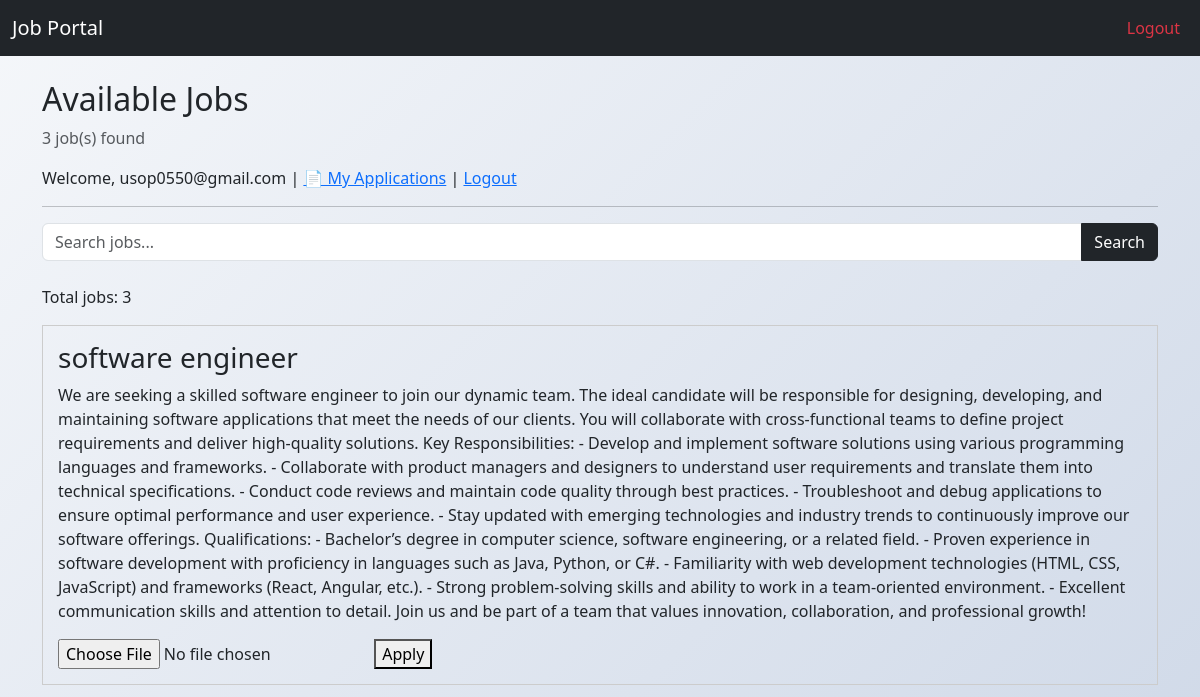
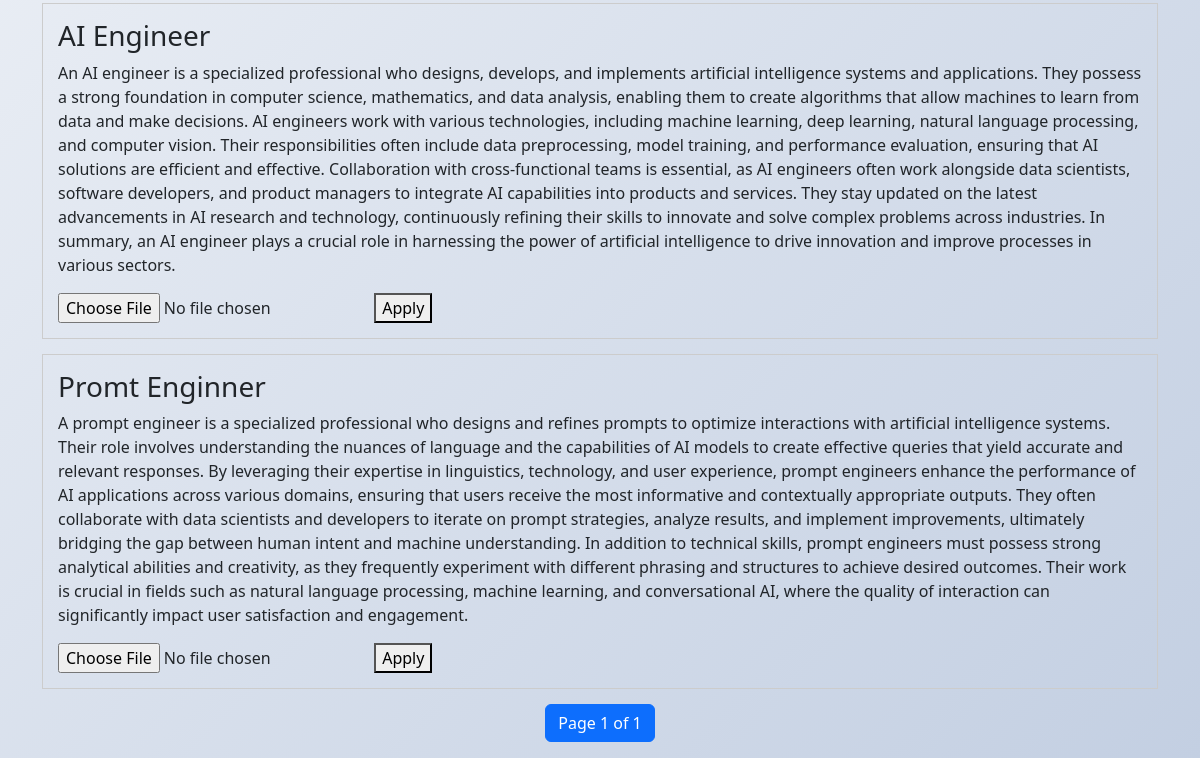
Before: /jobs/ (signed in) with the older database file (2 pictures, top to bottom).
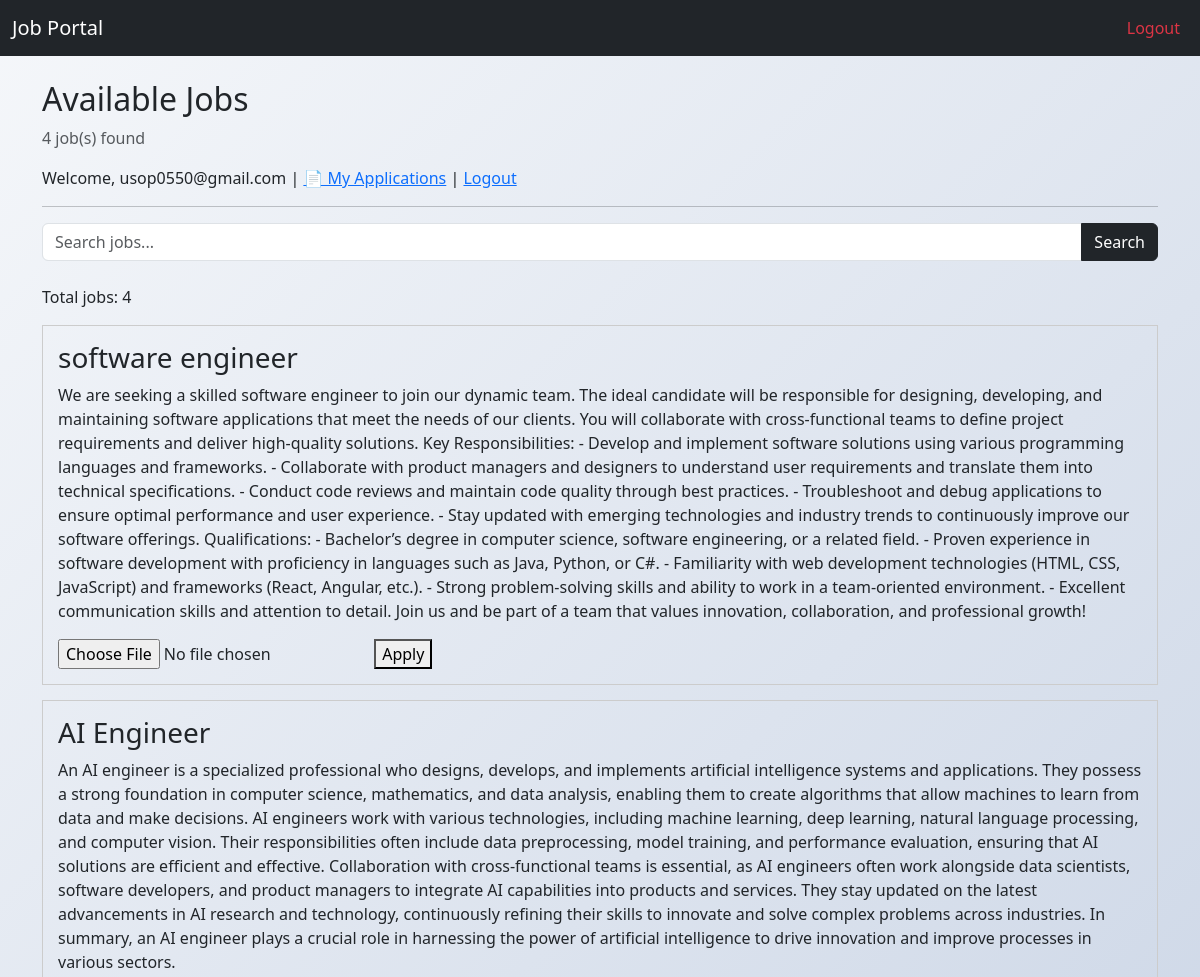
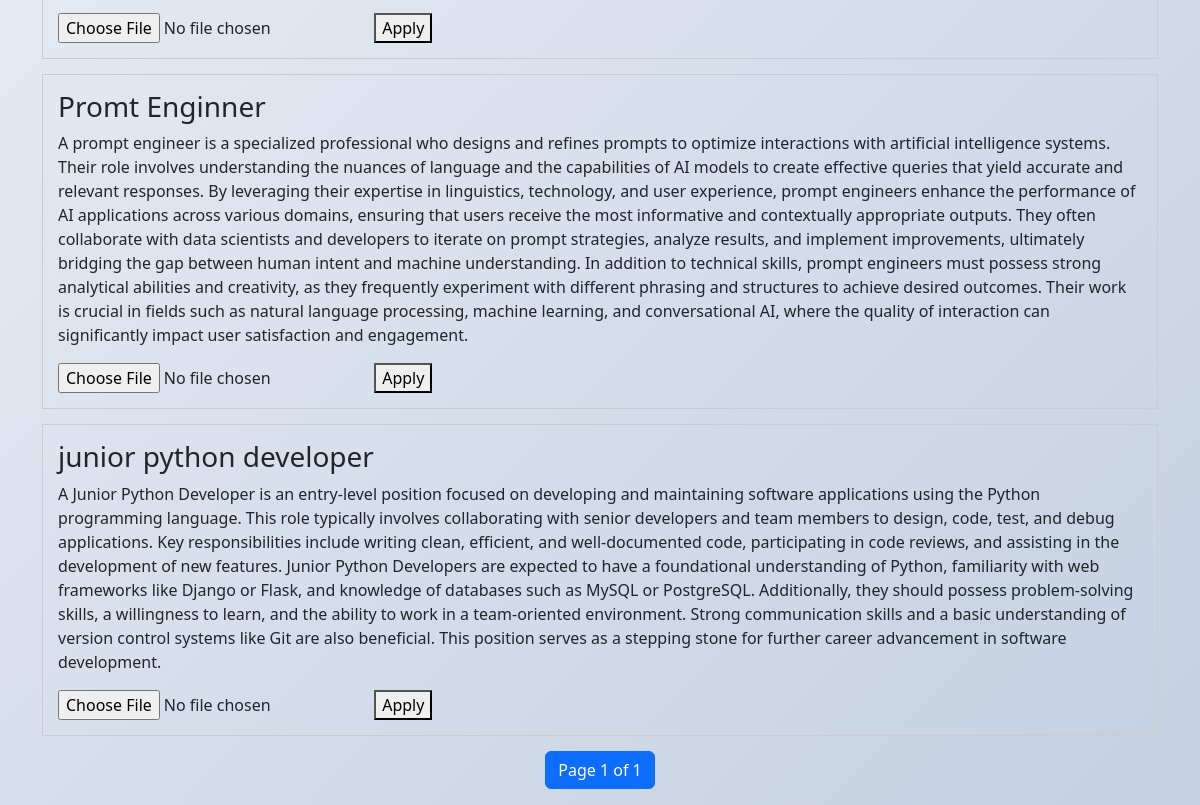
After: the same page with the newer database file (2 pictures, top to bottom).
### users/models.py (models this page shows, shortened)
class User(AbstractUser):
    username = None  # 🔥 REMOVE USERNAME COMPLETELY
    ROLE_CHOICES = (
        ("candidate", "Candidate"),
        ("recruiter", "Recruiter"),
        ("admin", "Admin"),
    )
    email = models.EmailField(unique=True)
    role = models.CharField(max_length=20, choices=ROLE_CHOICES, default="candidate")
    USERNAME_FIELD = "email"
    REQUIRED_FIELDS = []
    objects = UserManager()  # 🔥 VERY IMPORTANT

### jobs/models.py (models this page shows, shortened)
class Job(models.Model):
    title = models.CharField(max_length=200)
    description = models.TextField()
    recruiter = models.ForeignKey(
        User,
        on_delete=models.CASCADE,
        related_name="posted_jobs"
    )
    created_at = models.DateTimeField(auto_now_add=True)

### jobs/views.py (the view)
# urls.py: path("", views.job_list, name="job_list"),
@login_required
@login_required
def job_list(request):
    if request.user.role != "candidate":
        return render(request, "jobs/not_allowed.html")
    jobs = Job.objects.all().order_by("-created_at")
    query = request.GET.get("q")
    if query:
        jobs = jobs.filter(
            title__icontains=query
        ) | jobs.filter(
            description__icontains=query
        )
    paginator = Paginator(jobs, 5)  # Show 5 jobs per page
    page_number = request.GET.get("page")
    page_obj = paginator.get_page(page_number)
    return render(request, "jobs/job_list.html", {
        "page_obj": page_obj,
        "query": query
    })

### templates/jobs/job_list.html (shortened to what this page needs)
{% extends "base.html" %}
{% block content %}
<h2>Available Jobs</h2>
<p class="text-muted">
    {{ page_obj.paginator.count }} job(s) found
</p>
<p>
    Welcome, {{ request.user.email }} |
    <a href="{% url 'jobs:my_applications' %}">📄 My Applications</a> |
    <a href="{% url 'logout' %}">Logout</a>
</p>
<hr>
<form method="get" class="mb-4">
  <form method="POST" enctype="multipart/form-data">
    <div class="input-group">
        <input type="text"
               name="q"
               class="form-control"
               placeholder="Search jobs..."
               value="{{ query|default:'' }}">
        <button class="btn btn-dark">Search</button>
    </div>
</form>
<p>Total jobs: {{ page_obj.paginator.count }}</p>
{% for job in page_obj %}
    <div style="border:1px solid #ccc; padding:15px; margin-bottom:15px;">
        <h3>{{ job.title }}</h3>
        <p>{{ job.description }}</p>
        {% if job.id in applied_jobs %}
            <p><strong>✅ Already Applied</strong></p>
        {% else %}
            <form method="POST"
               enctype="multipart/form-data"
              action="{% url 'jobs:apply_job' job.id %}">
                <input type="file" name="resume" required>
                <button type="submit">Apply</button>
</form>
        {% endif %}
    </div>
{% empty %}
    <p>No jobs available.</p>
{% endfor %}
<nav>
    <ul class="pagination justify-content-center">
        <li class="page-item active">
            <span class="page-link">
                Page {{ page_obj.number }} of {{ page_obj.paginator.num_pages }}
            </span>
        </li>
    </ul>
</nav>
{% endblock %}

### templates/base.html (shortened to what this page needs)
{% load static %}
<!DOCTYPE html>
<html>
<head>
    <link href="https://cdn.jsdelivr.net/npm/bootstrap@5.3.2/dist/css/bootstrap.min.css" rel="stylesheet">
    <link rel="stylesheet" href="{% static 'css/style.css' %}">
</head>
<body>
<nav class="navbar navbar-expand-lg navbar-dark bg-dark">
  <div class="container-fluid">
    <a class="navbar-brand" href="/jobs/">Job Portal</a>
    <div class="collapse navbar-collapse">
      <ul class="navbar-nav ms-auto">
        {% if user.is_authenticated %}
            <li class="nav-item">
                <a class="nav-link text-danger" href="{% url 'logout' %}">Logout</a>
            </li>
        {% else %}
            <li class="nav-item">
                <a class="nav-link" href="{% url 'login' %}">Login</a>
            </li>
        {% endif %}
      </ul>
    </div>
  </div>
</nav>
<div class="container mt-4">
{% block content %}{% endblock %}
</div>
</body>
</html>

### static/css/style.css (style rules this page uses)
body { background: linear-gradient(135deg, #f5f7fa, #c3cfe2); font-family: 'Segoe UI', sans-serif; }
.navbar { backdrop-filter: blur(10px); }

Changed rows visible on the page:
added Job: title "junior python developer", description "A Junior Python Developer is an entry-level position focused on developing and maintaining software applications using the Python programming language. This role typically involves collaborating with senior developers and team members to design, code, test, and debug applications. Key responsibilities include writing clean, efficient, and well-documented code, participating in code reviews, and assisting in the development of new features. Junior Python Developers are expected to have a foundational understanding of Python, familiarity with web frameworks like Django or Flask, and knowledge of databases such as MySQL or PostgreSQL. Additionally, they should possess problem-solving skills, a…"
Other visible differences:
{{ page_obj.paginator.count }}: "3" → "4"
